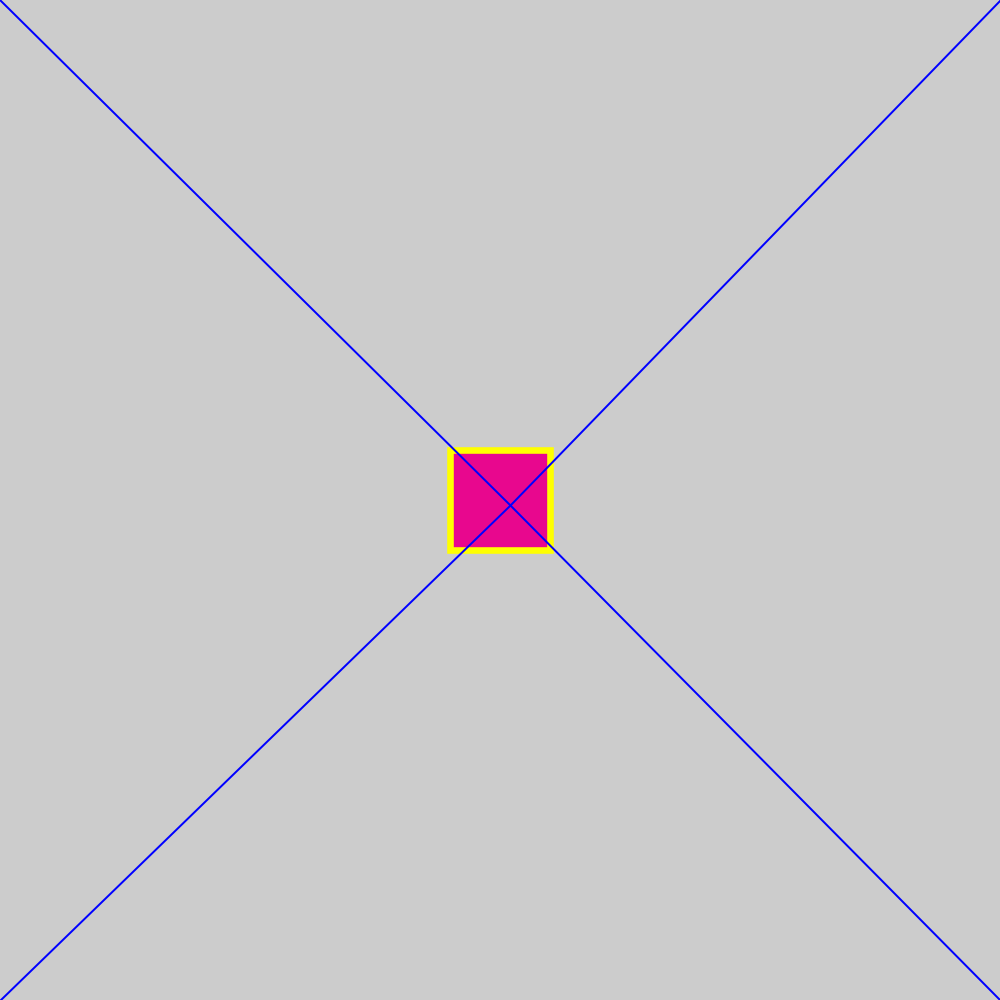
Frame 1 (no input)
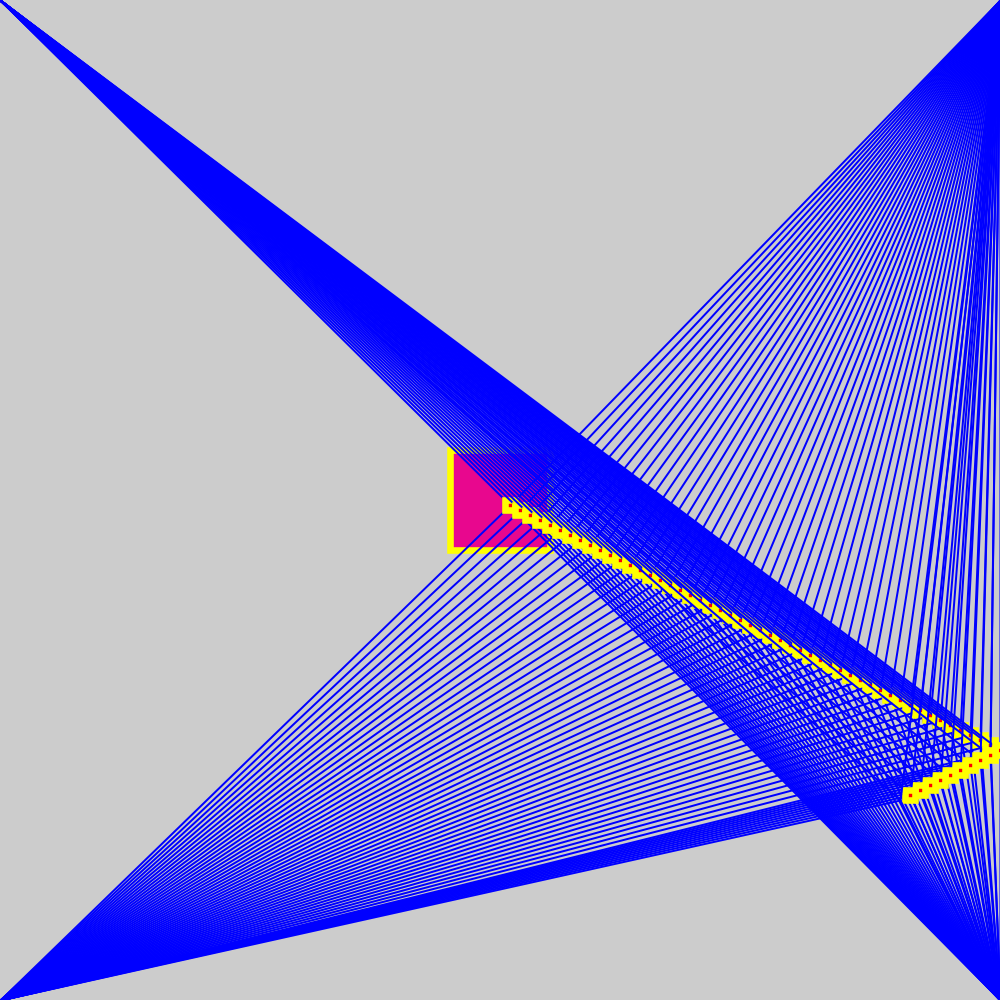
Frame 60 (the mouse pressed at the canvas centre just before this capture)
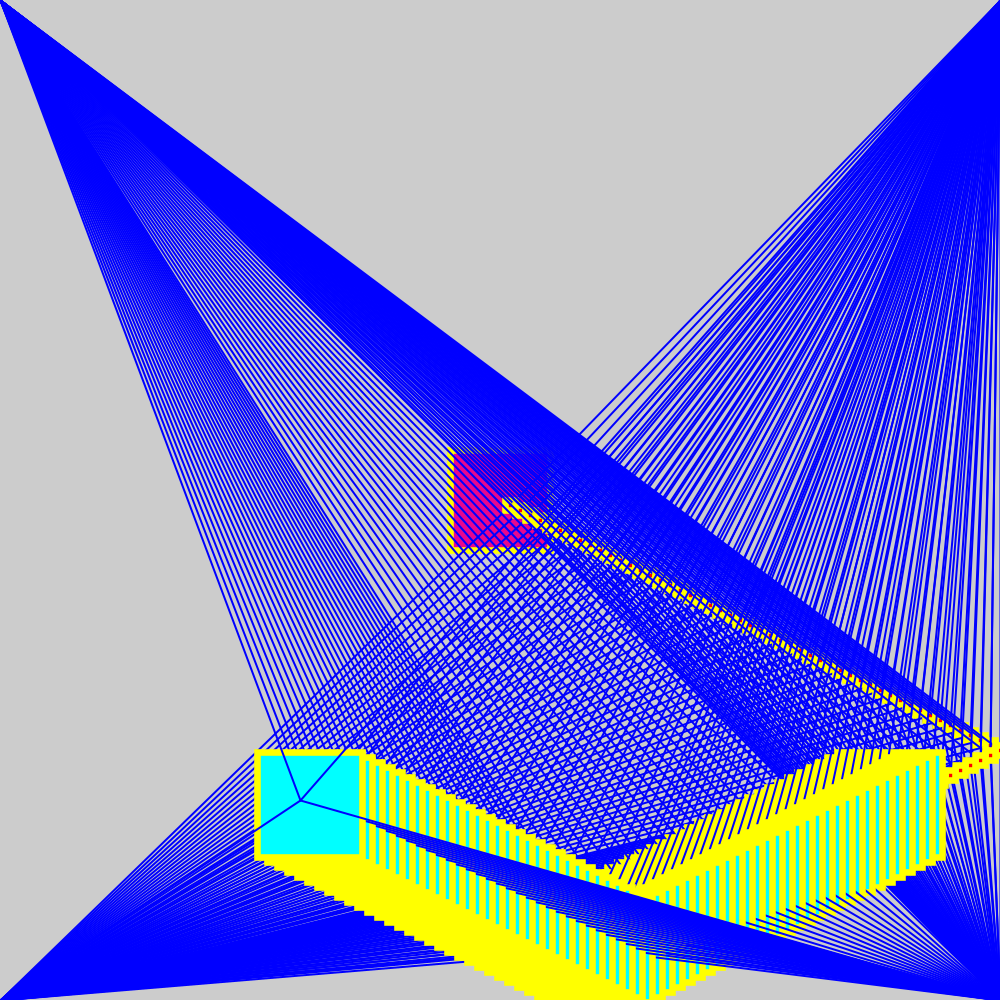
Frame 120 (the mouse held since frame 60 and released just before this capture)

The Processing sketch that drew these frames (run headless with seeded random() and noise(); from frame 60 on, the mouse is pressed at the canvas centre):

// Processing sketch: Rectangle_bounds_paint
// ── Rectangle_bounds_paint.pde
float x;
float xInc = 10;
float y;
float yInc = 5;
float d = 100;
color c;

void setup() {
  size(1000, 1000);
  x = width / 2;
  y = height / 2;
  c = #E8078E;
}

void draw() {
  //background(#23E880);
  colorMode(RGB);
  stroke(255, 255, 0);
  strokeWeight(6.6);
  fill(c);
  rectMode(CENTER);
  rect(x, y, d, d);
  if (x >= width - d/2 || x <= d/2) xInc *= -1;
  if (y >= height - d/2 || y <= d/2) yInc *= -1;
  x += xInc;
  y += yInc;
  stroke(0, 0, 255);
  strokeWeight(2);
  line(0, 0, x, y);
  line(width, 0, x, y);
  line(0, height, x, y);
  line(width, height, x, y);
  
  d = map(mouseY, 0, height, 10, 200);
  colorMode(HSB);
  c = color(map(mouseX, 0, width, 0, 255), 255, 255);
}
